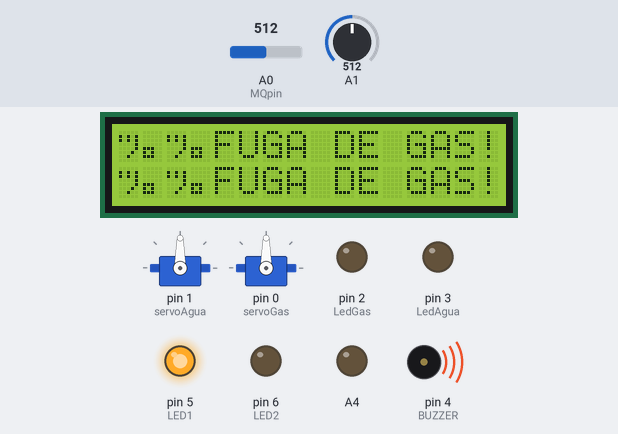
Recording of a sketch running on a simulated Arduino Uno, built with avr-gcc and run on an emulated ATmega328P. Shown: 2 × servo, 16×2 character LCD, output pins drawn as LEDs (lit = HIGH), buzzer (waves = sounding). Inputs (shaded band) come from the test bench; at power-on: A0 (MQpin) = 512, A1 = 512.

Above: at 1.2 s.
1.3 s: A0 (MQpin) set to 487
At 1.64 s:
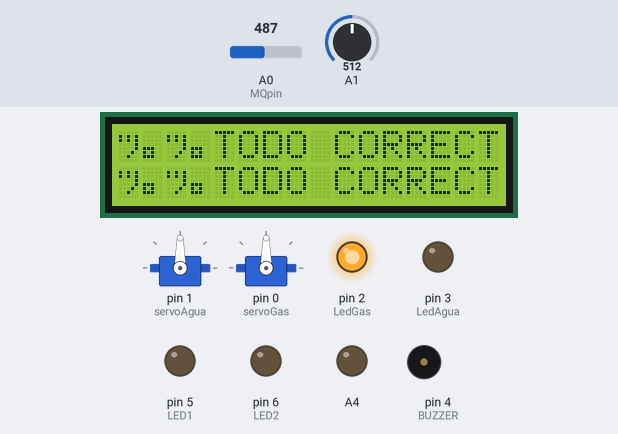
3.3 s: A1 set to 107
4.8 s: A1 set to 90
At 5.68 s:
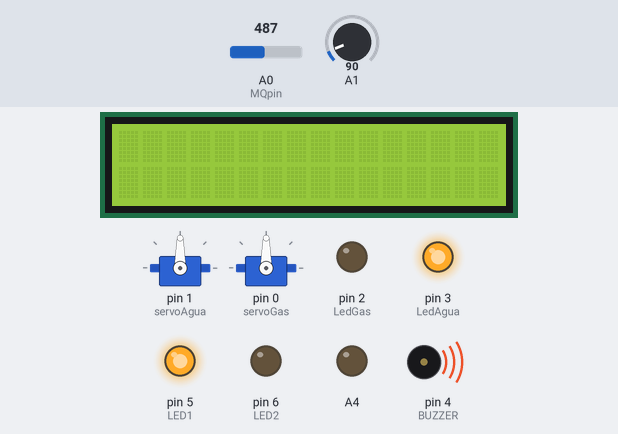
7.4 s: A0 (MQpin) set to 510
At 8.47 s:
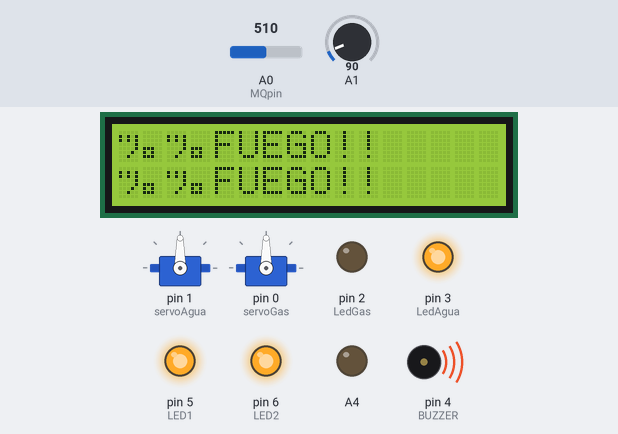
10.5 s: A0 (MQpin) set to 490
At 11.56 s:
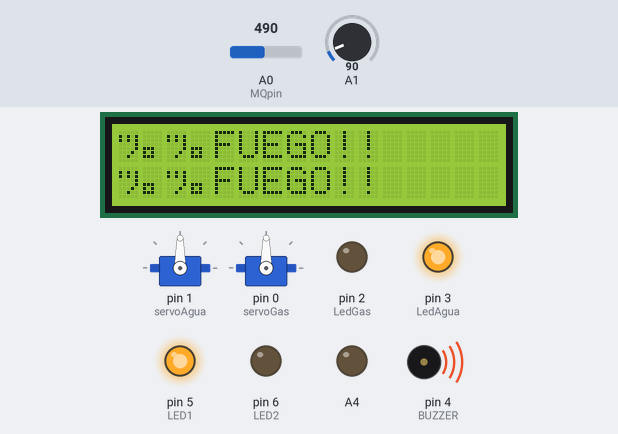
13.6 s: A1 set to 110
At 14.28 s:
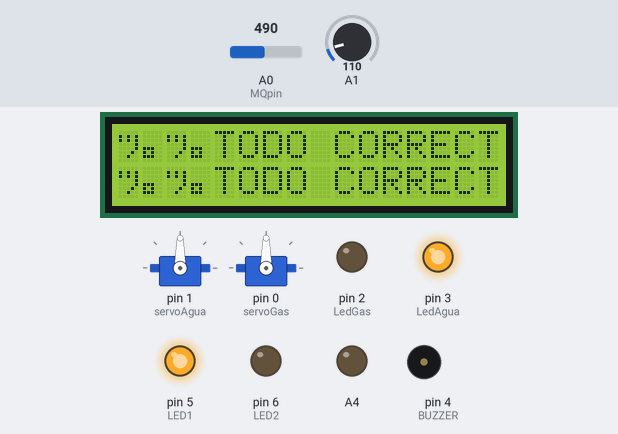
Timing chart, 0 to 16.6 s (numbered marks = the images above; inputs shaded):
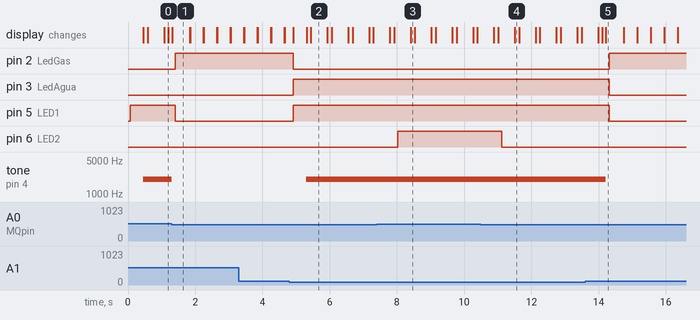

The sketch:

projectArqui.ino
```cpp
//librerias necesarias
#include <LiquidCrystal.h>
#include <Servo.h>
#define MQpin A0

//Definimos las variables de los servomotores
Servo servoGas;
int servo = 0;
Servo servoAgua;

//Definimos los pines de uso para el LCD/
LiquidCrystal lcd(8,9,10,11,12,13);

//Asignamos pins para los componentes
int LedAgua = 3;
int LedGas = 2;
int LED1 = 5;
int LED2 = 6;
int BUZZER = 4;
int Flama;
int Valor_Gas;

void setup() {

  Serial.begin(9600);
  //Definimos pines para el servomotor/
  servoAgua.attach(1);
  servoGas.attach(0);
  lcd.begin(16,2);//inicializamos el LCD/
  analogWrite(A4,50);//establece el contraste de la pantalla
  //Definimos tipos de salida de los pines/
  pinMode(MQpin, INPUT_PULLUP);
  pinMode(LED1, OUTPUT);
  pinMode(LED2, OUTPUT);
  pinMode(LedAgua, OUTPUT);
  pinMode(LedGas, OUTPUT);
  pinMode(BUZZER, OUTPUT);
}
//funcion que enciende la bocina y su frecuencia
void bocinaOnn(){
  for(int x = 0;x < 180; x++){
    float sinVal = (sin(x*(3.1412/180)));
    int toneVal = 2000+(int(sinVal*1000));
    tone(BUZZER, toneVal);
    delay(2);
  }
}
//apaga la bocina
void bocinaOff(){
  tone(BUZZER,0);
}
void cerrarServo(Servo servoX){
  //el servo gira de 180 a 0 grados
  for(servo = 180;servo >=0; servo--){
    servoX.write(servo);
  }
}
void abrirServo(Servo servoX){
  //el servo gira de 0 a 180 grados
  for(servo = 0;servo <= 180; servo++){
    servoX.write(servo);
  }
}

void avisoFuego(){
  lcd.setCursor(0,0);//primera linea del LCD
  lcd.print("¡¡FUEGO!!");
  lcd.setCursor(0,1);//segunda linea del LCD
  lcd.print("¡¡FUEGO!!");
  delay(100);
  lcd.clear(); //limpia la pantalla
}
void avisoGas(){
  lcd.setCursor(0,0);
  lcd.print("¡¡FUGA DE GAS!!");
  lcd.setCursor(0,1);
  lcd.print("¡¡FUGA DE GAS!!");
  delay(100);
  lcd.clear();
}
void avisoNormal(){
  lcd.setCursor(0,0);
  lcd.print("¡¡TODO CORRECTO!!");
  lcd.setCursor(0,1);
  lcd.print("¡¡TODO CORRECTO!!");
  delay(100);
  lcd.clear();
}


void loop() {
  //captura de datos
  Flama = analogRead(A1);
  Valor_Gas = analogRead(MQpin);

  if (Valor_Gas > 500){ //Si detecta fuga de gas
    if(Flama <= 100){ //Si detecta fuego
      //se manda dos señales altas
      digitalWrite(LED1,HIGH);
      digitalWrite(LED2,HIGH);

      digitalWrite(LedAgua,HIGH);//led encendida
      digitalWrite(LedGas,LOW);//led apagada

      bocinaOnn();
      avisoFuego();
      cerrarServo(servoGas);
      abrirServo(servoAgua);
      delay(100);
    }
    else{ //no detecta Fuego
      //se manda una sañal baja y una alta
      digitalWrite(LED1,HIGH);
      digitalWrite(LED2,LOW);

      digitalWrite(LedAgua,LOW);
      digitalWrite(LedGas,LOW);
      bocinaOnn();
      avisoGas();
      cerrarServo(servoGas);
      cerrarServo(servoAgua);
      delay(100);
    }
  }
  else {  //No detecta fuga de gas
    if(Flama <= 100){ //SE DETECTA FUEGO
      //se manda una sañal baja y una alta
      digitalWrite(LED1,HIGH);
      digitalWrite(LED2,LOW);

      digitalWrite(LedAgua,HIGH);
      digitalWrite(LedGas,LOW);
      bocinaOnn();
      avisoFuego();
      abrirServo(servoAgua);
      cerrarServo(servoGas);
      delay(100);

    }else{  //todo en orden
      bocinaOff();
      avisoNormal();
      //se manda dos sañales bajas
      digitalWrite(LED1,LOW);
      digitalWrite(LED2,LOW);
      digitalWrite(LedAgua,LOW);
      digitalWrite(LedGas,HIGH);
      cerrarServo(servoAgua);
      abrirServo(servoGas);
    }
  }
}
```

Measured:
- the behaviour switches between 501 and 500 on A0 (MQpin) (found by bisection; images 0 and 1)
- the behaviour switches between 101 and 100 on A1 (found by bisection; images 1 and 2)
- after the input at 1.3 s, pin 2 (LedGas): LOW → HIGH after 0.11 s; pin 5 (LED1): HIGH → LOW after 0.11 s; tone on pin 4 (BUZZER): 2017 Hz → silent at once; the display: changes at once (image 1)
- after the input at 4.8 s, pin 2 (LedGas): HIGH → LOW after 0.12 s; pin 3 (LedAgua), pin 5 (LED1): LOW → HIGH after 0.12 s; tone on pin 4 (BUZZER): silent → 2017 Hz after 0.51 s
- after the input at 7.4 s, pin 6 (LED2): LOW → HIGH after 0.62 s; tone on pin 4 (BUZZER): stays 2017 Hz (without the input it goes to 2034 Hz after 3.1 s)
- after the input at 10.5 s, pin 6 (LED2): HIGH → LOW after 0.61 s; tone on pin 4 (BUZZER): stays 2017 Hz (without the input it goes to 2052 Hz after 3.1 s)
- after the input at 13.6 s, pin 2 (LedGas): LOW → HIGH after 0.72 s; pin 3 (LedAgua), pin 5 (LED1): HIGH → LOW after 0.72 s; tone on pin 4 (BUZZER): 2017 Hz → silent after 0.61 s; the display: first differs from a run without the input after 0.62 s (image 5)
